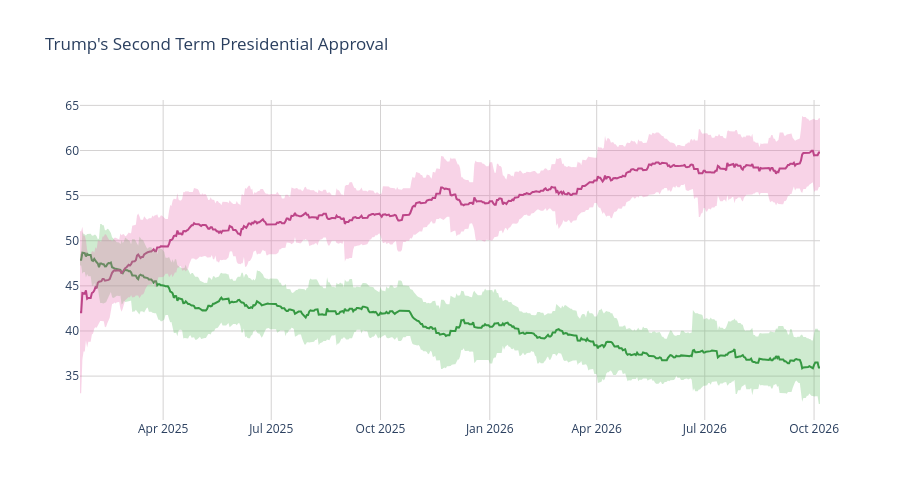

Notebook code for this chart:
### Code cell
disappr_ci_hex = "#e86eaf"
appr_ci_hex = "#60be65"
disappr_ci_rgba = "rgba(232, 110, 175, 0.3)"
appr_ci_rgba = "rgba(96, 190, 101, 0.3)"
grid_col = "#d4d2d2"


# Approve
fig = go.Figure(go.Scatter(
    x=pres['end_date'],
    y=pres['approve'],
    hovertemplate="%{y:.2f}%",
    name="<b>Approve</b>",
    line=dict(color="#228833"),
    showlegend=False
))

# Disapprove
fig.add_trace(go.Scatter(
    x=pres['end_date'],
    y=pres['disapprove'],
    hovertemplate="%{y:.2f}%",
    name="<b>Disapprove</b>",
    line=dict(color="#aa3377"),
    showlegend=False
    )
)

# Approve CI
fig.add_traces([

    # Upper bound
    go.Scatter(
        x=pres['end_date'],
        y=pres['approve_upper_ci'],
        marker=dict(color=appr_ci_hex),
        line=dict(width=0),
        mode='lines',
        showlegend=False,
        hoverinfo="skip"
    ),

    # Lower bound
    go.Scatter(
        x=pres['end_date'],
        y=pres['approve_lower_ci'],
        marker=dict(color=appr_ci_hex),
        line=dict(width=0),
        mode='lines',
        fillcolor=appr_ci_rgba,
        fill="tonexty",
        showlegend=False,
        hoverinfo="skip"
    )
])

# Disapprove CI
fig.add_traces([

    # Upper bound
    go.Scatter(
        x=pres['end_date'],
        y=pres['disapprove_upper_ci'],
        marker=dict(color=disappr_ci_hex),
        line=dict(width=0),
        mode='lines',
        showlegend=False,
        hoverinfo="skip"
    ),

    # Lower bound
    go.Scatter(
        x=pres['end_date'],
        y=pres['disapprove_lower_ci'],
        marker=dict(color=disappr_ci_hex),
        line=dict(width=0),
        mode='lines',
        fillcolor=disappr_ci_rgba,
        fill="tonexty",
        showlegend=False,
        hoverinfo="skip"
    )
])

fig.update_layout(
    title=dict(text="Trump's Second Term Presidential Approval"),
    hovermode="x"
)

fig.update_xaxes(gridcolor=grid_col)
fig.update_yaxes(gridcolor=grid_col)

fig.update_layout(hovermode="x", hoverlabel_align="right", plot_bgcolor="rgba(0, 0, 0, 0)", height=500)
fig.show()

### Figure 1 — Plotly figure (JSON) as saved in the notebook; plotly's stock layout.template omitted (floating-point values rounded to 4 significant figures; data arrays with more than 128 entries replaced by an {"elided": "..."} marker saying what was removed)
{"data": [{"hovertemplate": "%{y:.2f}%", "line": {"color": "#228833"}, "name": "<b>Approve</b>", "showlegend": false, "type": "scatter", "x": {"elided": "624 str values"}, "y": {"elided": "624 float values"}}, {"hovertemplate": "%{y:.2f}%", "line": {"color": "#aa3377"}, "name": "<b>Disapprove</b>", "showlegend": false, "type": "scatter", "x": {"elided": "624 str values"}, "y": {"elided": "624 float values"}}, {"hoverinfo": "skip", "line": {"width": 0}, "marker": {"color": "#60be65"}, "mode": "lines", "showlegend": false, "type": "scatter", "x": {"elided": "624 str values"}, "y": {"elided": "624 float values"}}, {"fill": "tonexty", "fillcolor": "rgba(96, 190, 101, 0.3)", "hoverinfo": "skip", "line": {"width": 0}, "marker": {"color": "#60be65"}, "mode": "lines", "showlegend": false, "type": "scatter", "x": {"elided": "624 str values"}, "y": {"elided": "624 float values"}}, {"hoverinfo": "skip", "line": {"width": 0}, "marker": {"color": "#e86eaf"}, "mode": "lines", "showlegend": false, "type": "scatter", "x": {"elided": "624 str values"}, "y": {"elided": "624 float values"}}, {"fill": "tonexty", "fillcolor": "rgba(232, 110, 175, 0.3)", "hoverinfo": "skip", "line": {"width": 0}, "marker": {"color": "#e86eaf"}, "mode": "lines", "showlegend": false, "type": "scatter", "x": {"elided": "624 str values"}, "y": {"elided": "624 float values"}}], "layout": {"height": 500, "hoverlabel": {"align": "right"}, "hovermode": "x", "plot_bgcolor": "rgba(0, 0, 0, 0)", "title": {"text": "Trump's Second Term Presidential Approval"}, "xaxis": {"gridcolor": "#d4d2d2"}, "yaxis": {"gridcolor": "#d4d2d2"}}}
